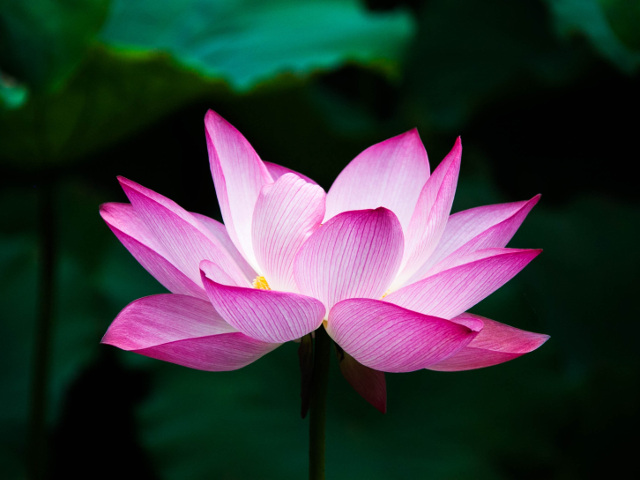
#> input picture DISP4/canny.jpg, 640 x 480 px
$ jupyter execute DISP4.ipynb
#> lines starting #> are read from the running program, lines starting #| are printed output that depends on the picture
[cell 1]
import numpy as np
import math
from matplotlib import pyplot as plt

def dot(i1:np.ndarray,i2:np.ndarray):
    return np.sum(np.multiply(i1,i2))


n0 = np.array([1 for i in range(0,11)])
n1 = np.array([pow(i,1) for i in range(0,11)])
n2 = np.array([pow(i,2) for i in range(0,11)])
n3 = np.array([pow(i,3) for i in range(0,11)])
n4 = np.array([pow(i,4) for i in range(0,11)])

input = [n0,n1,n2,n3,n4]

ortho = input.copy()


ortho[0] = ortho[0]/math.sqrt(dot(ortho[0],ortho[0]))


for i in range(1,5):
    s = np.zeros(11)
    for j in range(0,i):
        s = s + dot(input[i],ortho[j])*ortho[j]
    g = input[i]-s
    ortho[i] = g/math.sqrt(dot(g,g))


#plot
plt.figure(num=1,figsize=(8,8))
plt.subplot(2,3,1)
plt.scatter(range(0,11),n0)
plt.scatter(range(0,11),n1)
plt.scatter(range(0,11),n2)
plt.scatter(range(0,11),n3)
plt.scatter(range(0,11),n4)
plt.title("input set")
plt.subplot(2,3,2)
plt.scatter(range(0,11),ortho[0])
plt.title("1st element")
plt.subplot(2,3,3)
plt.scatter(range(0,11),ortho[1])
plt.title("2nd element")
plt.subplot(2,3,4)
plt.scatter(range(0,11),ortho[2])
plt.title("3rd element")
plt.subplot(2,3,5)
plt.scatter(range(0,11),ortho[3])
plt.title("4th element")
plt.subplot(2,3,6)
plt.scatter(range(0,11),ortho[4])
plt.title("5th element")
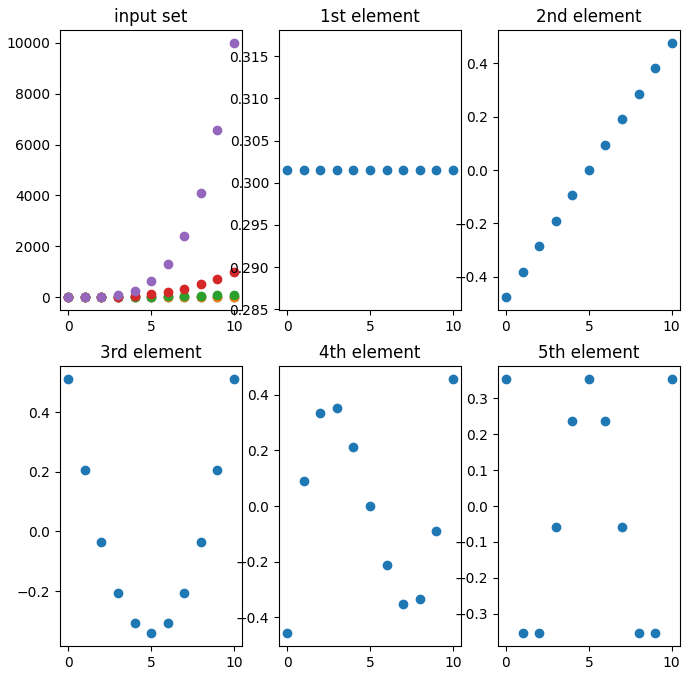
#> figure drawn by matplotlib, 6 panels

[cell 2]
import cv2
import numpy as np
import math
from matplotlib import pyplot as plt

img = np.zeros((600,600))

for i in range(0,600):
    for j in range(0,600):
        if (pow(i-300,2)/pow(180,2)+pow(j-300,2)/pow(240,2) <= 1):
            img[i][j] = 255

plt.imshow(img,cmap='gray',vmin=0,vmax=255)
plt.show

L0 = np.count_nonzero(img)
L1 = np.sum(img)
L2 = math.sqrt(np.sum(img**2))
LI = np.max(img)

print("L0 = ", L0)
print("L1 = ", L1)
print("L2 = ", L2)
print("LI = ", LI)

nxx = img.copy()
nyy = img.copy()
for i in range(0,600):
    nxx[i,:] = i*nxx[i,:]
    nyy[:,i] = i*nyy[:,i]

nnx = np.sum(nxx)/np.sum(img)
nny = np.sum(nyy)/np.sum(img)
m20 = img.copy()
m11 = img.copy()
m02 = img.copy()

for i in range(0,600):
    for j in range(0,600):
        m20[i][j] = (i-nnx)**2
        m11[i][j] = (i-nnx)*(j-nny)
        m02[i][j] = (j-nny)**2

print("central moment : ")
print("mm20 = ", np.sum(m20)/np.sum(img))
print("mm11 = ", np.sum(m11)/np.sum(img))
print("mm02 = ", np.sum(m02)/np.sum(img))
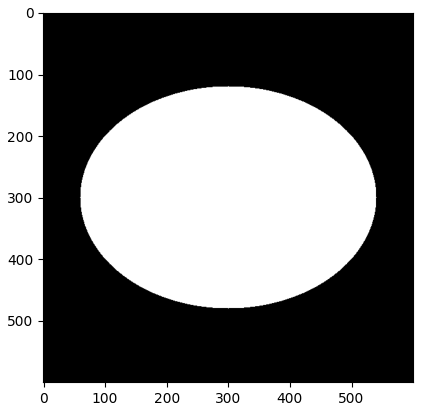
#> figure drawn by matplotlib, 1 panel

[cell 3]
import cv2
import numpy as np
from matplotlib import pyplot as plt
import scipy.signal

img = cv2.imread('canny.jpg',0)
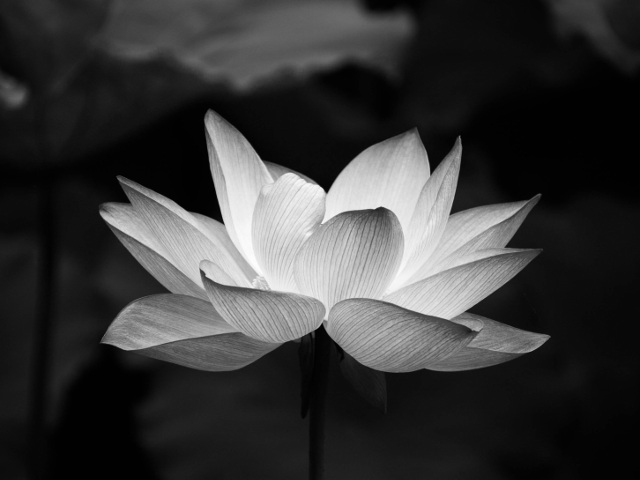
#> img: shape (480, 640); min 0, max 255, mean 55.7
img = img.astype(np.double)
#window
w = np.zeros((21,21))
w = w.astype(np.double)
for i in range(-10,11):
    for j in range(-10,11):
        w[i+10][j+10] = np.exp(-(i**2+j**2)/(2*7))

X = np.gradient(img)[0]
Y = np.gradient(img)[1]
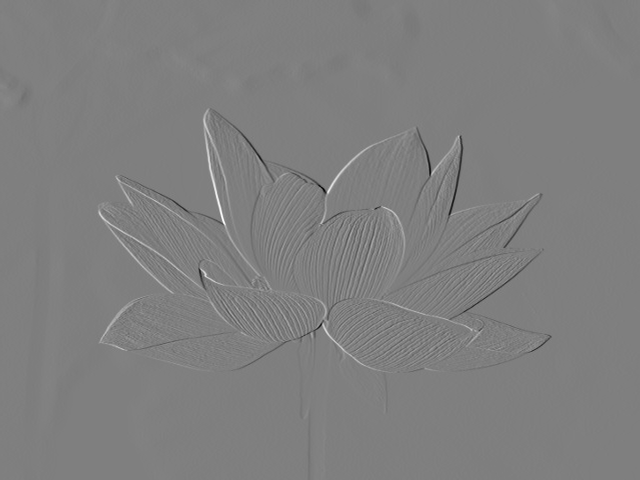
#> Y: shape (480, 640) float64; min -104.5, max 104.5, mean 0; drawn with min black and max white

A = scipy.signal.convolve2d(np.multiply(X,X),w,'same')
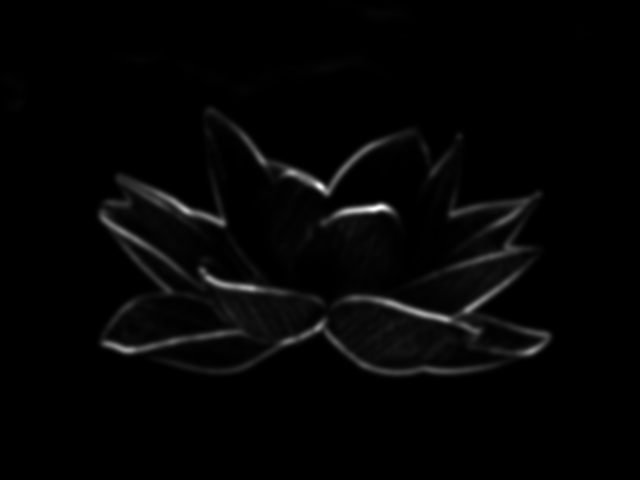
#> A: shape (480, 640) float64; min 0, max 83019, mean 1617.6; drawn with min black and max white
B = scipy.signal.convolve2d(np.multiply(Y,Y),w,'same')
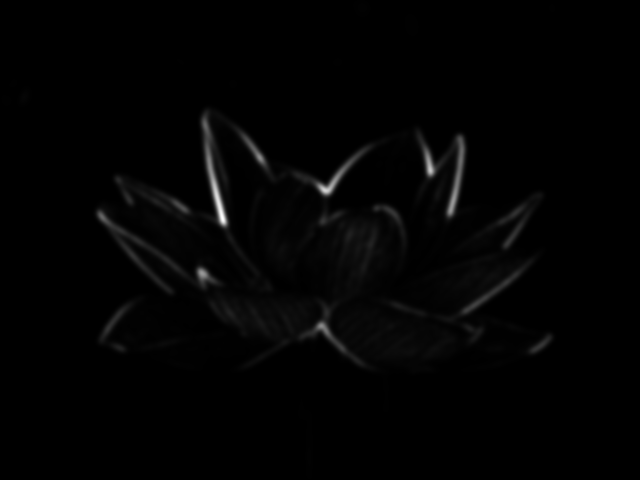
#> B: shape (480, 640) float64; min 0, max 103159.5, mean 1273; drawn with min black and max white
C = scipy.signal.convolve2d(np.multiply(X,Y),w,'same')
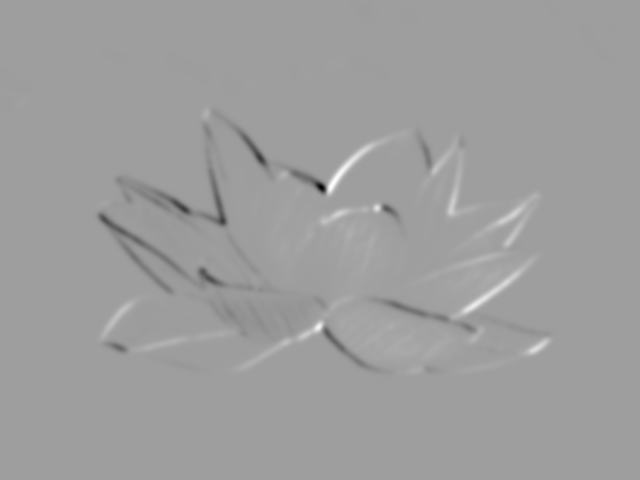
#> C: shape (480, 640) float64; min -67857.7, max 41524.3, mean -67.9; drawn with min black and max white


Tr = A + B
Det = A*B - C**2
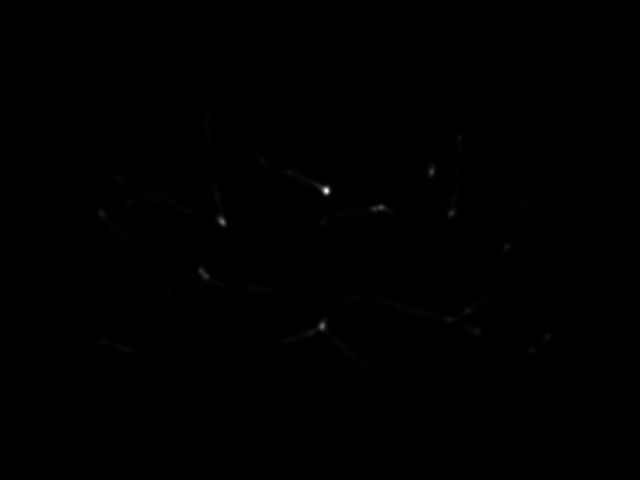
#> Det: shape (480, 640) float64; min 0, max 3.67e+09, mean 3880562.9; drawn with min black and max white

R = Det - 0.05*Tr*Tr
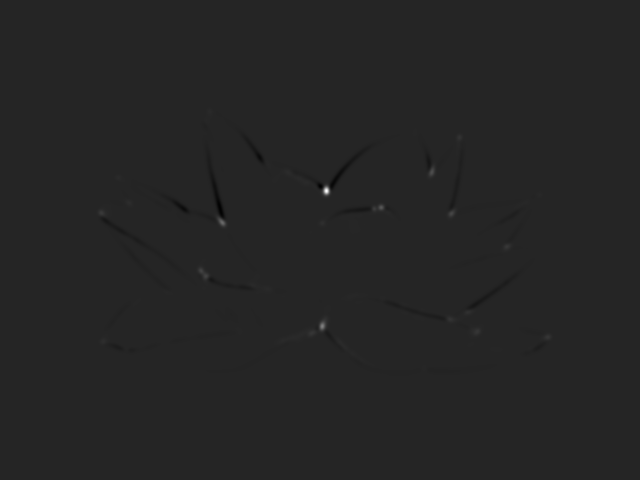
#> R: shape (480, 640) float64; min -486065652.9, max 2.85e+09, mean -179875.2; drawn with min black and max white

sum=0

for i in range(1,R.shape[0]-1):
    for j in range(1,R.shape[1]-1):
        if (R[i][j] >= R[i+1][j] and R[i][j] >= R[i][j+1] and R[i][j] >= R[i+1][j+1] and R[i][j] >= R[i-1][j] and R[i][j] >= R[i][j-1] and R[i][j] >= R[i-1][j-1] and R[i][j] >= R[i+1][j-1] and R[i][j] >= R[i-1][j+1]):
            if (R[i][j] >= (np.max(R)/100)):
               plt.scatter(j,i,c='red',s=[5])


plt.imshow(img,cmap='gray',vmin=0,vmax=255)
plt.show
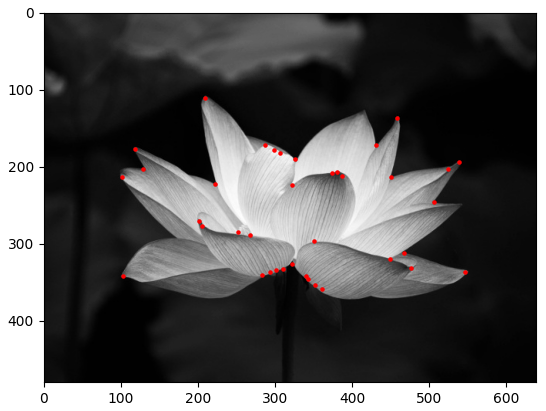
#> figure drawn by matplotlib, 1 panel
